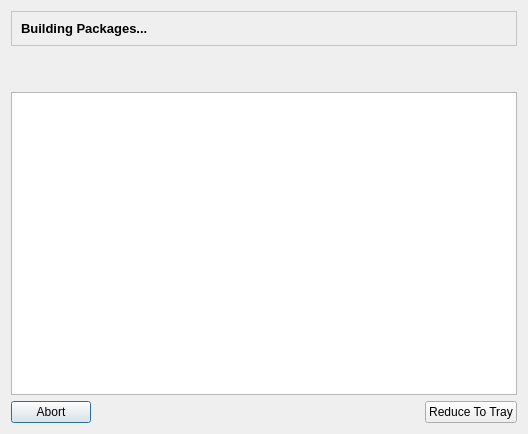
<ui version="4.0" >
 <class>buildingDialog</class>
 <widget class="QDialog" name="buildingDialog" >
  <property name="geometry" >
   <rect>
    <x>0</x>
    <y>0</y>
    <width>528</width>
    <height>434</height>
   </rect>
  </property>
  <property name="windowTitle" >
   <string>Shaman - Building Packages</string>
  </property>
  <property name="windowIcon" >
   <iconset resource="shaman.qrc" >:/Icons/icons/shaman/animation_source/anim06.png</iconset>
  </property>
  <layout class="QGridLayout" >
   <item row="0" column="0" >
    <layout class="QVBoxLayout" >
     <item>
      <widget class="QFrame" name="frame" >
       <property name="sizePolicy" >
        <sizepolicy vsizetype="Maximum" hsizetype="Minimum" >
         <horstretch>0</horstretch>
         <verstretch>0</verstretch>
        </sizepolicy>
       </property>
       <property name="palette" >
        <palette>
         <active>
          <colorrole role="WindowText" >
           <brush brushstyle="SolidPattern" >
            <color alpha="255" >
             <red>0</red>
             <green>0</green>
             <blue>0</blue>
            </color>
           </brush>
          </colorrole>
          <colorrole role="Button" >
           <brush brushstyle="SolidPattern" >
            <color alpha="255" >
             <red>255</red>
             <green>255</green>
             <blue>255</blue>
            </color>
           </brush>
          </colorrole>
          <colorrole role="Light" >
           <brush brushstyle="SolidPattern" >
            <color alpha="255" >
             <red>255</red>
             <green>255</green>
             <blue>255</blue>
            </color>
           </brush>
          </colorrole>
          <colorrole role="Midlight" >
           <brush brushstyle="SolidPattern" >
            <color alpha="255" >
             <red>255</red>
             <green>255</green>
             <blue>255</blue>
            </color>
           </brush>
          </colorrole>
          <colorrole role="Dark" >
           <brush brushstyle="SolidPattern" >
            <color alpha="255" >
             <red>127</red>
             <green>127</green>
             <blue>127</blue>
            </color>
           </brush>
          </colorrole>
          <colorrole role="Mid" >
           <brush brushstyle="SolidPattern" >
            <color alpha="255" >
             <red>170</red>
             <green>170</green>
             <blue>170</blue>
            </color>
           </brush>
          </colorrole>
          <colorrole role="Text" >
           <brush brushstyle="SolidPattern" >
            <color alpha="255" >
             <red>0</red>
             <green>0</green>
             <blue>0</blue>
            </color>
           </brush>
          </colorrole>
          <colorrole role="BrightText" >
           <brush brushstyle="SolidPattern" >
            <color alpha="255" >
             <red>255</red>
             <green>255</green>
             <blue>255</blue>
            </color>
           </brush>
          </colorrole>
          <colorrole role="ButtonText" >
           <brush brushstyle="SolidPattern" >
            <color alpha="255" >
             <red>0</red>
             <green>0</green>
             <blue>0</blue>
            </color>
           </brush>
          </colorrole>
          <colorrole role="Base" >
           <brush brushstyle="SolidPattern" >
            <color alpha="255" >
             <red>255</red>
             <green>255</green>
             <blue>255</blue>
            </color>
           </brush>
          </colorrole>
          <colorrole role="Window" >
           <brush brushstyle="SolidPattern" >
            <color alpha="255" >
             <red>255</red>
             <green>255</green>
             <blue>255</blue>
            </color>
           </brush>
          </colorrole>
          <colorrole role="Shadow" >
           <brush brushstyle="SolidPattern" >
            <color alpha="255" >
             <red>0</red>
             <green>0</green>
             <blue>0</blue>
            </color>
           </brush>
          </colorrole>
          <colorrole role="AlternateBase" >
           <brush brushstyle="SolidPattern" >
            <color alpha="255" >
             <red>255</red>
             <green>255</green>
             <blue>255</blue>
            </color>
           </brush>
          </colorrole>
         </active>
         <inactive>
          <colorrole role="WindowText" >
           <brush brushstyle="SolidPattern" >
            <color alpha="255" >
             <red>0</red>
             <green>0</green>
             <blue>0</blue>
            </color>
           </brush>
          </colorrole>
          <colorrole role="Button" >
           <brush brushstyle="SolidPattern" >
            <color alpha="255" >
             <red>255</red>
             <green>255</green>
             <blue>255</blue>
            </color>
           </brush>
          </colorrole>
          <colorrole role="Light" >
           <brush brushstyle="SolidPattern" >
            <color alpha="255" >
             <red>255</red>
             <green>255</green>
             <blue>255</blue>
            </color>
           </brush>
          </colorrole>
          <colorrole role="Midlight" >
           <brush brushstyle="SolidPattern" >
            <color alpha="255" >
             <red>255</red>
             <green>255</green>
             <blue>255</blue>
            </color>
           </brush>
          </colorrole>
          <colorrole role="Dark" >
           <brush brushstyle="SolidPattern" >
            <color alpha="255" >
             <red>127</red>
             <green>127</green>
             <blue>127</blue>
            </color>
           </brush>
          </colorrole>
          <colorrole role="Mid" >
           <brush brushstyle="SolidPattern" >
            <color alpha="255" >
             <red>170</red>
             <green>170</green>
             <blue>170</blue>
            </color>
           </brush>
          </colorrole>
          <colorrole role="Text" >
           <brush brushstyle="SolidPattern" >
            <color alpha="255" >
             <red>0</red>
             <green>0</green>
             <blue>0</blue>
            </color>
           </brush>
          </colorrole>
          <colorrole role="BrightText" >
           <brush brushstyle="SolidPattern" >
            <color alpha="255" >
             <red>255</red>
             <green>255</green>
             <blue>255</blue>
            </color>
           </brush>
          </colorrole>
          <colorrole role="ButtonText" >
           <brush brushstyle="SolidPattern" >
            <color alpha="255" >
             <red>0</red>
             <green>0</green>
             <blue>0</blue>
            </color>
           </brush>
          </colorrole>
          <colorrole role="Base" >
           <brush brushstyle="SolidPattern" >
            <color alpha="255" >
             <red>255</red>
             <green>255</green>
             <blue>255</blue>
            </color>
           </brush>
          </colorrole>
          <colorrole role="Window" >
           <brush brushstyle="SolidPattern" >
            <color alpha="255" >
             <red>255</red>
             <green>255</green>
             <blue>255</blue>
            </color>
           </brush>
          </colorrole>
          <colorrole role="Shadow" >
           <brush brushstyle="SolidPattern" >
            <color alpha="255" >
             <red>0</red>
             <green>0</green>
             <blue>0</blue>
            </color>
           </brush>
          </colorrole>
          <colorrole role="AlternateBase" >
           <brush brushstyle="SolidPattern" >
            <color alpha="255" >
             <red>255</red>
             <green>255</green>
             <blue>255</blue>
            </color>
           </brush>
          </colorrole>
         </inactive>
         <disabled>
          <colorrole role="WindowText" >
           <brush brushstyle="SolidPattern" >
            <color alpha="255" >
             <red>127</red>
             <green>127</green>
             <blue>127</blue>
            </color>
           </brush>
          </colorrole>
          <colorrole role="Button" >
           <brush brushstyle="SolidPattern" >
            <color alpha="255" >
             <red>255</red>
             <green>255</green>
             <blue>255</blue>
            </color>
           </brush>
          </colorrole>
          <colorrole role="Light" >
           <brush brushstyle="SolidPattern" >
            <color alpha="255" >
             <red>255</red>
             <green>255</green>
             <blue>255</blue>
            </color>
           </brush>
          </colorrole>
          <colorrole role="Midlight" >
           <brush brushstyle="SolidPattern" >
            <color alpha="255" >
             <red>255</red>
             <green>255</green>
             <blue>255</blue>
            </color>
           </brush>
          </colorrole>
          <colorrole role="Dark" >
           <brush brushstyle="SolidPattern" >
            <color alpha="255" >
             <red>127</red>
             <green>127</green>
             <blue>127</blue>
            </color>
           </brush>
          </colorrole>
          <colorrole role="Mid" >
           <brush brushstyle="SolidPattern" >
            <color alpha="255" >
             <red>170</red>
             <green>170</green>
             <blue>170</blue>
            </color>
           </brush>
          </colorrole>
          <colorrole role="Text" >
           <brush brushstyle="SolidPattern" >
            <color alpha="255" >
             <red>127</red>
             <green>127</green>
             <blue>127</blue>
            </color>
           </brush>
          </colorrole>
          <colorrole role="BrightText" >
           <brush brushstyle="SolidPattern" >
            <color alpha="255" >
             <red>255</red>
             <green>255</green>
             <blue>255</blue>
            </color>
           </brush>
          </colorrole>
          <colorrole role="ButtonText" >
           <brush brushstyle="SolidPattern" >
            <color alpha="255" >
             <red>127</red>
             <green>127</green>
             <blue>127</blue>
            </color>
           </brush>
          </colorrole>
          <colorrole role="Base" >
           <brush brushstyle="SolidPattern" >
            <color alpha="255" >
             <red>255</red>
             <green>255</green>
             <blue>255</blue>
            </color>
           </brush>
          </colorrole>
          <colorrole role="Window" >
           <brush brushstyle="SolidPattern" >
            <color alpha="255" >
             <red>255</red>
             <green>255</green>
             <blue>255</blue>
            </color>
           </brush>
          </colorrole>
          <colorrole role="Shadow" >
           <brush brushstyle="SolidPattern" >
            <color alpha="255" >
             <red>0</red>
             <green>0</green>
             <blue>0</blue>
            </color>
           </brush>
          </colorrole>
          <colorrole role="AlternateBase" >
           <brush brushstyle="SolidPattern" >
            <color alpha="255" >
             <red>255</red>
             <green>255</green>
             <blue>255</blue>
            </color>
           </brush>
          </colorrole>
         </disabled>
        </palette>
       </property>
       <property name="autoFillBackground" >
        <bool>false</bool>
       </property>
       <property name="frameShape" >
        <enum>QFrame::StyledPanel</enum>
       </property>
       <property name="frameShadow" >
        <enum>QFrame::Sunken</enum>
       </property>
       <layout class="QGridLayout" >
        <item row="0" column="0" >
         <widget class="QLabel" name="label_9" >
          <property name="text" >
           <string>&lt;html>&lt;head>&lt;meta name="qrichtext" content="1" />&lt;style type="text/css">
p, li { white-space: pre-wrap; }
&lt;/style>&lt;/head>&lt;body style=" font-family:'Liberation Sans'; font-size:10pt; font-weight:400; font-style:normal;">
&lt;p style=" margin-top:0px; margin-bottom:0px; margin-left:0px; margin-right:0px; -qt-block-indent:0; text-indent:0px;">&lt;span style=" font-weight:600;">Building Packages...&lt;/span>&lt;/p>&lt;/body>&lt;/html></string>
          </property>
         </widget>
        </item>
        <item row="0" column="1" >
         <widget class="QLabel" name="label_10" >
          <property name="sizePolicy" >
           <sizepolicy vsizetype="Maximum" hsizetype="Maximum" >
            <horstretch>0</horstretch>
            <verstretch>0</verstretch>
           </sizepolicy>
          </property>
          <property name="text" >
           <string/>
          </property>
          <property name="textFormat" >
           <enum>Qt::AutoText</enum>
          </property>
          <property name="pixmap" >
           <pixmap resource="shaman.qrc" >:/Icons/icons/applications-development.png</pixmap>
          </property>
          <property name="scaledContents" >
           <bool>true</bool>
          </property>
         </widget>
        </item>
       </layout>
      </widget>
     </item>
     <item>
      <widget class="QLabel" name="processingLabel" >
       <property name="text" >
        <string/>
       </property>
       <property name="alignment" >
        <set>Qt::AlignCenter</set>
       </property>
      </widget>
     </item>
     <item>
      <widget class="QLabel" name="buildingLabel" >
       <property name="text" >
        <string/>
       </property>
       <property name="alignment" >
        <set>Qt::AlignCenter</set>
       </property>
      </widget>
     </item>
     <item>
      <widget class="QTextEdit" name="progressEdit" >
       <property name="readOnly" >
        <bool>true</bool>
       </property>
      </widget>
     </item>
     <item>
      <layout class="QHBoxLayout" >
       <item>
        <widget class="QPushButton" name="abortButton" >
         <property name="text" >
          <string>Abort</string>
         </property>
         <property name="icon" >
          <iconset resource="shaman.qrc" >:/Icons/icons/dialog-cancel.png</iconset>
         </property>
        </widget>
       </item>
       <item>
        <spacer>
         <property name="orientation" >
          <enum>Qt::Horizontal</enum>
         </property>
         <property name="sizeHint" >
          <size>
           <width>211</width>
           <height>20</height>
          </size>
         </property>
        </spacer>
       </item>
       <item>
        <widget class="QPushButton" name="reduceButton" >
         <property name="text" >
          <string>Reduce To Tray</string>
         </property>
         <property name="icon" >
          <iconset resource="shaman.qrc" >:/Icons/icons/user-invisible.png</iconset>
         </property>
        </widget>
       </item>
      </layout>
     </item>
    </layout>
   </item>
  </layout>
 </widget>
 <resources>
  <include location="shaman.qrc" />
 </resources>
 <connections/>
</ui>
